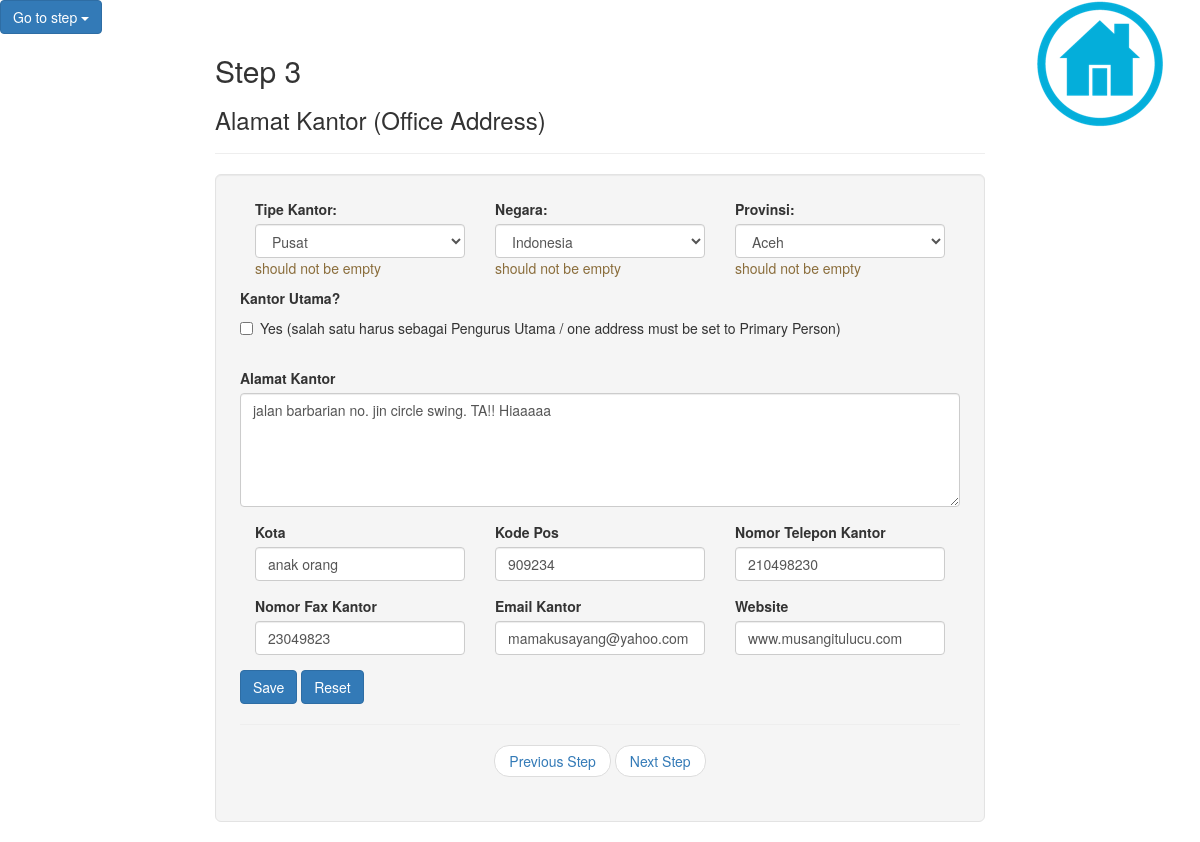
/cooperation/editstep3.php?No=4, run on the app's committed database.
### tables this page shows
CREATE TABLE IF NOT EXISTS `alamat_kantor` (
  `No` int(50) NOT NULL,
  `Office_Type` varchar(50) NOT NULL,
  `Primary_Office` varchar(30) NOT NULL,
  `Office_Address` varchar(50) NOT NULL,
  `Country` varchar(50) NOT NULL,
  `Province` varchar(30) NOT NULL,
  `City` varchar(30) NOT NULL,
  `ZIP_Code` int(20) NOT NULL,
  `Office_Phone_Number` int(12) NOT NULL,
  `Office_Fax_Number` int(20) NOT NULL,
  `Office_Email` varchar(50) NOT NULL,
  `Website` varchar(50) NOT NULL
);

### cooperation/editstep3.php (the view, shortened to what this page needs)
<?php
	include "lib/library.php";
		$No = $_GET["No"];
	$query = "SELECT * FROM alamat_kantor WHERE No='$No'";
	$result = mysql_query($query);
	$data = mysql_fetch_array($result);
?>
<!DOCTYPE html>
<html lang="en">
<head>
  <link rel="stylesheet" href="https://maxcdn.bootstrapcdn.com/bootstrap/3.3.7/css/bootstrap.min.css">
</head>
<body>
  <div class="dropdown">
    <button class="step btn btn-primary dropdown-toggle" type="button" data-toggle="dropdown">Go to step
    <span class="caret"></span></button>
  </div>
  <center><a class="home" href="vendor.php"><img src="../assets/images/icons/iconhome.png"></a> </center>
<div class="col-sm-2"></div>
			<form class="col-sm-8" action="updatestep3.php?No=<?php echo $No;?>" method="post">
				<h2>Step 3</h2>
				<h3>Alamat Kantor (Office Address)</h3>
				<hr>
					 <div class="well well-lg">
				<div class="col-xs-4">
				  <label for="kualifikasiperusahaan">Tipe Kantor:</label>
				  <select class="form-control" id="kualifikasiperusahaan" name="Office_Type" value="<?php echo $data['Office_Type']?>">
				    <option>Pusat</option>
				  </select><p class="text-warning">should not be empty</p>
				</div>
				<div class="col-xs-4">
				  <label for="kualifikasiperusahaan">Negara:</label>
				  <select class="form-control" id="kualifikasiperusahaan" name="Country" value="<?php echo $data['Country']?>">
				    <option>Indonesia</option>
				  </select><p class="text-warning">should not be empty</p>
				</div>
				<div class="col-xs-4">
				  <label for="provinsi">Provinsi:</label>
				  <select class="form-control" id="provinsi" name="Province" value="<?php echo $data['Province']?>">
				    <option>Aceh</option>
				  </select><p class="text-warning">should not be empty</p>
				</div>
				<br><br><br><br>
				 <b>Kantor Utama?</b>
				 <div class="checkbox">
				<label><input type="checkbox" value="Kantor Utama" name="Primary_Office" value="<?php echo $data['Primary_Office']?>"> Yes (salah satu harus sebagai Pengurus Utama / one address must be set to Primary Person)</label>
				<br><br>
				</div>
				<?php
				echo createTextArea(5, "Alamat Kantor", "Office_Address", "Office_Address", $data['Office_Address']);
				?>
				<div class="col-xs-4">
				<?php
				echo createInputField("text", "Kota", "City", "City", $data['City']);
				?>
				</div>
				<div class="col-xs-4">
				<?php
				echo createInputField("text", "Kode Pos", "ZIP_Code", "ZIP_Code", $data['ZIP_Code']);
				?>
				</div>
				<div class="col-xs-4">
				<?php
				echo createInputField("text", "Nomor Telepon Kantor", "Office_Phone_Number", "Office_Phone_Number", $data['Office_Phone_Number']);
				?>
				</div>
				<div class="col-xs-4">
				<?php
				echo createInputField("text", "Nomor Fax Kantor", "Office_Fax_Number", "Office_Fax_Number", $data['Office_Fax_Number']);
				?>
				</div>
				<div class="col-xs-4">
				<?php
				echo createInputField("text", "Email Kantor", "Office_Email", "Office_Email", $data['Office_Email']);
				?>
				</div>
				<div class="col-xs-4">
				<?php
				echo createInputField("text", "Website", "Website", "Website", $data['Website']);
				?>
				</div>
<button type="submit" class="btn btn-primary">Save</button>
<button type="button" class="btn btn-primary">Reset</button>
<hr>
  <ul class="pager">
    <li><a href="step2.php">Previous Step</a></li>
    <li><a href="step4.php">Next Step</a></li>
  </ul>
			</form>
</body>
</html>

### cooperation/lib/library.php (shortened to what this page needs)
<?php
	function createInputField($type, $label, $name, $id, $value){
		$inputField = "
			<div class='form-group'>
		  		<label for='" . $id . "'>" . $label . "</label>
			  	<input type='" . $type . "' class='form-control' name='" . $name . "' id='" . $id . "' value='" . $value . "'>
			</div>
		";
		return $inputField;
	}
	function createTextArea($rows, $label, $name, $id, $value){
		$textArea = "
		<div class='form-group'>
	  		<label for='" . $id . "'>" . $label . "</label>
		  	<textarea class='form-control' rows='" . $rows . "' id='" . $id . "' name='" . $name . "'>" . $value . "</textarea>
		</div>
		";
		return $textArea;
	}
?>

### cooperation/editstep3.php (style rules this page uses)
a.home { position: fixed; top: 0; right: 0; width: 200px; color: white; }

### data on the page
alamat_kantor: Office_Type "Pusat", Country "Indonesia", Province "Aceh", Office_Address "jalan barbarian no. jin circle swing. TA!! Hiaaaaa", City "anak orang", ZIP_Code "909234", Office_Phone_Number "210498230", Office_Fax_Number "23049823", Office_Email "mamakusayang@yahoo.com", Website "www.musangitulucu.com"

### other printed values
$label "Alamat Kantor"
$label "Kota Kode Pos Nomor Telepon Kantor Nomor Fax Kantor Email Kantor Website"
